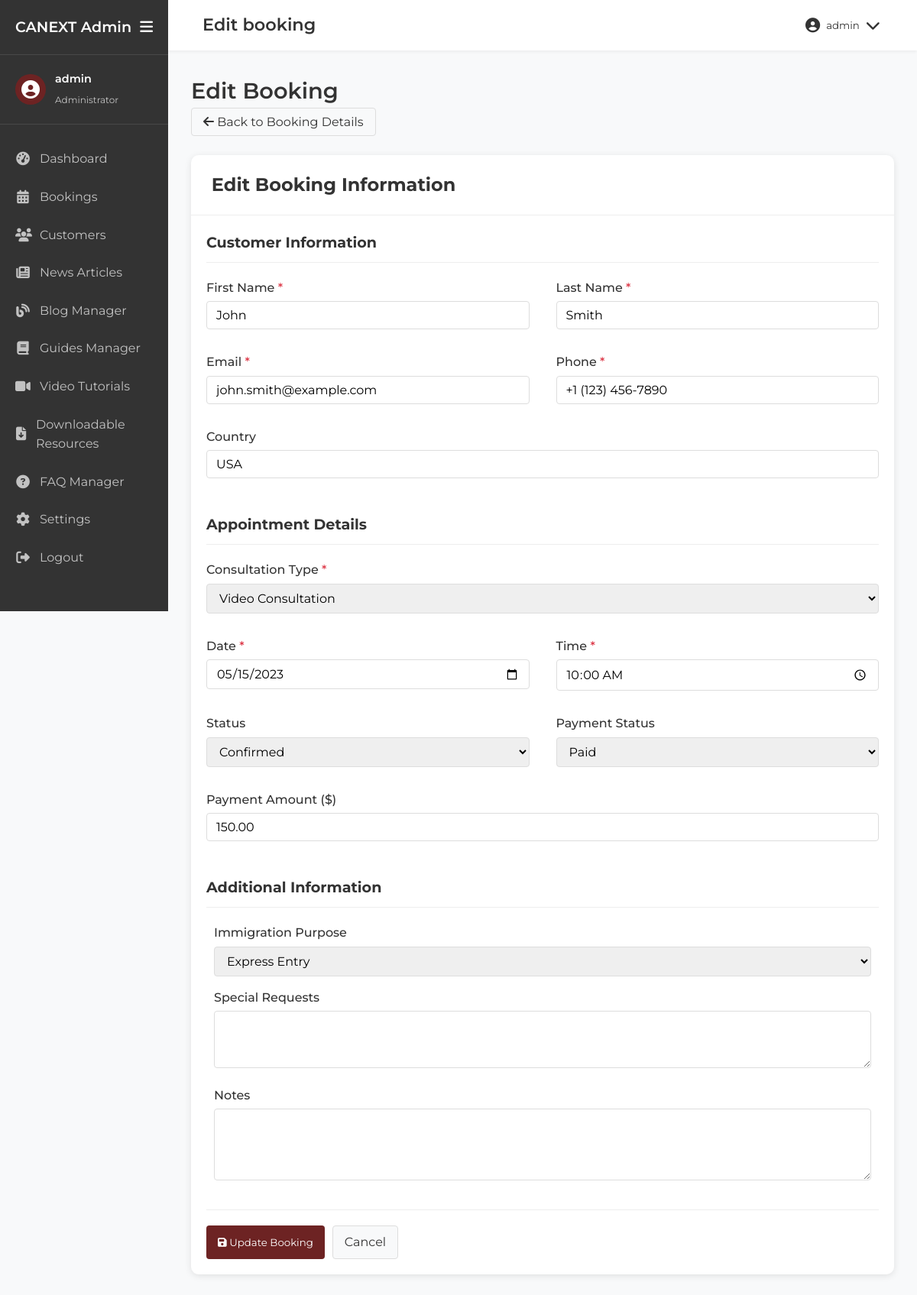
Page /admin/edit_booking.php?id=1 (signed in) on the committed database.
### tables this page shows
CREATE TABLE appointments (
    id INT AUTO_INCREMENT PRIMARY KEY,
    consultation_type VARCHAR(50) NOT NULL,
    appointment_datetime DATETIME NOT NULL,
    first_name VARCHAR(50) NOT NULL,
    last_name VARCHAR(50) NOT NULL,
    email VARCHAR(100) NOT NULL,
    phone VARCHAR(20) NOT NULL,
    address TEXT,
    city VARCHAR(50),
    postal_code VARCHAR(20),
    country VARCHAR(50),
    immigration_purpose VARCHAR(100),
    special_requests TEXT,
    status ENUM('pending', 'confirmed', 'completed', 'cancelled', 'no-show') DEFAULT 'pending',
    payment_status ENUM('unpaid', 'paid', 'refunded') DEFAULT 'unpaid',
    payment_amount DECIMAL(10, 2),
    additional_notes TEXT,
    created_at TIMESTAMP DEFAULT CURRENT_TIMESTAMP,
    updated_at TIMESTAMP DEFAULT CURRENT_TIMESTAMP ON UPDATE CURRENT_TIMESTAMP
);

### admin/includes/db_connection.php (called while the page is built, shortened)
<?php
$db_host = '193.203.184.121';
$db_user = 'u911550082_canext';
$db_pass = 'Milk@sdk14';
$db_name = 'u911550082_canext';
$conn = new mysqli($db_host, $db_user, $db_pass, $db_name);
function executeQuery($sql) {
    global $conn;
    return $conn->query($sql);
}
?>

### admin/edit_booking.php (the view, shortened to what this page needs)
<?php
include('includes/header.php');
include('includes/db_connection.php');
$booking_id = isset($_GET['id']) ? intval($_GET['id']) : 0;
$first_name = '';
$last_name = '';
$email = '';
$phone = '';
$country = '';
$consultation_type = '';
$appointment_date = '';
$appointment_time = '';
$status = 'pending';
$payment_status = 'unpaid';
$payment_amount = 0;
$immigration_purpose = '';
$special_requests = '';
$additional_notes = '';
if ($booking_id > 0) {
    $sql = "SELECT * FROM appointments WHERE id = $booking_id";
    $result = executeQuery($sql);
    if ($result && $result->num_rows > 0) {
        $booking = $result->fetch_assoc();
        $first_name = $booking['first_name'];
        $last_name = $booking['last_name'];
        $email = $booking['email'];
        $phone = $booking['phone'];
        $country = $booking['country'];
        $consultation_type = $booking['consultation_type'];
        $appointment_datetime = $booking['appointment_datetime'];
        if (!empty($appointment_datetime)) {
            $appointment_date = date('Y-m-d', strtotime($appointment_datetime));
            $appointment_time = date('H:i', strtotime($appointment_datetime));
        }
        $status = $booking['status'];
        $payment_status = $booking['payment_status'];
        $payment_amount = $booking['payment_amount'];
        $immigration_purpose = $booking['immigration_purpose'];
        $special_requests = $booking['special_requests'];
        $additional_notes = $booking['additional_notes'];
    } else {
        header('Location: bookings.php');
        exit;
    }
}
?>
<div class="admin-content-header">
    <h1><?php echo $booking_id > 0 ? 'Edit Booking' : 'Add New Booking'; ?></h1>
    <div class="header-actions">
        <?php if ($booking_id > 0): ?>
        <a href="view_booking.php?id=<?php echo $booking_id; ?>" class="btn-secondary">
            <i class="fas fa-arrow-left"></i> Back to Booking Details
        </a>
        <?php else: ?>
        <a href="bookings.php" class="btn-secondary">
            <i class="fas fa-arrow-left"></i> Back to Bookings
        </a>
        <?php endif; ?>
    </div>
</div>
<div class="admin-card">
    <div class="admin-card-header">
        <h2><i class="fas fa-calendar-edit"></i> <?php echo $booking_id > 0 ? 'Edit Booking Information' : 'Add New Booking'; ?></h2>
    </div>
    <div class="admin-card-body">
        <form method="post" action="">
            <h3>Customer Information</h3>
            <div class="form-row">
                <div class="form-group">
                    <label for="first_name">First Name <span class="required">*</span></label>
                    <input type="text" id="first_name" name="first_name" value="<?php echo $first_name; ?>" required>
                </div>
                <div class="form-group">
                    <label for="last_name">Last Name <span class="required">*</span></label>
                    <input type="text" id="last_name" name="last_name" value="<?php echo $last_name; ?>" required>
                </div>
            </div>
            <div class="form-row">
                <div class="form-group">
                    <label for="email">Email <span class="required">*</span></label>
                    <input type="email" id="email" name="email" value="<?php echo $email; ?>" required>
                </div>
                <div class="form-group">
                    <label for="phone">Phone <span class="required">*</span></label>
                    <input type="tel" id="phone" name="phone" value="<?php echo $phone; ?>" required>
                </div>
            </div>
            <div class="form-row">
                <div class="form-group">
                    <label for="country">Country</label>
                    <input type="text" id="country" name="country" value="<?php echo $country; ?>">
                </div>
            </div>
            <h3>Appointment Details</h3>
            <div class="form-row">
                <div class="form-group">
                    <label for="consultation_type">Consultation Type <span class="required">*</span></label>
                    <select id="consultation_type" name="consultation_type" required>
                        <option value="Video Consultation" <?php echo $consultation_type === 'Video Consultation' ? 'selected' : ''; ?>>Video Consultation</option>
                    </select>
                </div>
            </div>
            <div class="form-row">
                <div class="form-group">
                    <label for="appointment_date">Date <span class="required">*</span></label>
                    <input type="date" id="appointment_date" name="appointment_date" value="<?php echo $appointment_date; ?>" required>
                </div>
                <div class="form-group">
                    <label for="appointment_time">Time <span class="required">*</span></label>
                    <input type="time" id="appointment_time" name="appointment_time" value="<?php echo $appointment_time; ?>" required>
                </div>
            </div>
            <div class="form-row">
                <div class="form-group">
                    <label for="status">Status</label>
                    <select id="status" name="status">
                        <option value="confirmed" <?php echo $status === 'confirmed' ? 'selected' : ''; ?>>Confirmed</option>
                    </select>
                </div>
                <div class="form-group">
                    <label for="payment_status">Payment Status</label>
                    <select id="payment_status" name="payment_status">
                        <option value="paid" <?php echo $payment_status === 'paid' ? 'selected' : ''; ?>>Paid</option>
                    </select>
                </div>
            </div>
            <div class="form-row">
                <div class="form-group">
                    <label for="payment_amount">Payment Amount ($)</label>
                    <input type="number" id="payment_amount" name="payment_amount" value="<?php echo $payment_amount; ?>" min="0" step="0.01">
                </div>
            </div>
            <h3>Additional Information</h3>
            <div class="form-group">
                <label for="immigration_purpose">Immigration Purpose</label>
                <select id="immigration_purpose" name="immigration_purpose">
                    <option value="Express Entry" <?php echo $immigration_purpose === 'Express Entry' ? 'selected' : ''; ?>>Express Entry</option>
                </select>
            </div>
            <div class="form-group">
                <label for="special_requests">Special Requests</label>
                <textarea id="special_requests" name="special_requests" rows="3"><?php echo $special_requests; ?></textarea>
            </div>
            <div class="form-group">
                <label for="additional_notes">Notes</label>
                <textarea id="additional_notes" name="additional_notes" rows="4"><?php echo $additional_notes; ?></textarea>
            </div>
            <div class="form-actions">
                <button type="submit" class="btn-primary">
                    <i class="fas fa-save"></i> <?php echo $booking_id > 0 ? 'Update Booking' : 'Save Booking'; ?>
                </button>
                <?php if ($booking_id > 0): ?>
                <a href="view_booking.php?id=<?php echo $booking_id; ?>" class="btn-secondary">Cancel</a>
                <?php else: ?>
                <a href="bookings.php" class="btn-secondary">Cancel</a>
                <?php endif; ?>
            </div>
        </form>
    </div>
</div>
<?php include('includes/footer.php'); ?>

### admin/css/admin-styles.css (style rules this page uses)
:root { --color-cream: #FEF9E1; --color-gold: #E5D0AC; --color-red: #e51f13; --color-burgundy: #6D2323; --color-dark: #333333; --color-light: #FFFFFF; --color-gray: #f5f5f5; --color-gray-dark: #777777; --font-primary: 'Montserrat', sans-serif; --font-secondary: 'Lora', serif; --transition: all 0.3s ease; --sidebar-width: 250px; --sidebar-collapsed-width: 70px; }
*, *::before, *::after { margin: 0; padding: 0; box-sizing: border-box; }
body { font-family: var(--font-primary); background-color: #f8f9fa; color: var(--color-dark); line-height: 1.6; }
a { text-decoration: none; color: inherit; }
button { cursor: pointer; font-family: var(--font-primary); }
.admin-content-header { margin-bottom: 30px; }
.admin-content-header h1 { font-size: 1.8rem; font-weight: 600; color: var(--color-dark); margin-bottom: 5px; }
.btn-primary { background-color: var(--color-burgundy); color: white; border: none; padding: 8px 15px; border-radius: 4px; cursor: pointer; }
.btn-secondary { background-color: #f8f9fa; border: 1px solid #ddd; padding: 8px 15px; border-radius: 4px; cursor: pointer; }
.form-row { display: grid; grid-template-columns: repeat(auto-fit, minmax(250px, 1fr)); gap: 15px; margin-bottom: 15px; }
.form-group { margin-bottom: 15px; }
.form-group label { display: block; margin-bottom: 8px; font-weight: 500; }
.form-group input, .form-group select, .form-group textarea { width: 100%; padding: 10px; border: 1px solid #ddd; border-radius: 4px; font-family: var(--font-primary); font-size: 0.9rem; }
.form-group textarea { resize: vertical; }

### admin/edit_booking.php (style rules this page uses)
.required { color: #dc3545; }
.admin-card { background: white; border-radius: 10px; box-shadow: 0 2px 10px rgba(0, 0, 0, 0.1); margin-bottom: 20px; }
.admin-card-header { padding: 20px; border-bottom: 1px solid #eee; }
.admin-card-header h2 { margin: 0; color: var(--color-primary); }
.admin-card-body { padding: 20px; }
.admin-card-body h3 { margin: 0 0 20px 0; font-size: 1.2rem; color: var(--color-primary); border-bottom: 1px solid #eee; padding-bottom: 10px; }
.admin-card-body h3:not(:first-child) { margin-top: 30px; }
.form-row { display: flex; flex-wrap: wrap; margin: 0 -10px 15px; }
.form-group { flex: 1; min-width: 250px; padding: 0 10px; margin-bottom: 15px; }
.form-group label { display: block; margin-bottom: 5px; font-weight: 500; }
.form-group input, .form-group select, .form-group textarea { width: 100%; padding: 8px 12px; border: 1px solid #ddd; border-radius: 4px; font-family: inherit; font-size: inherit; }
.form-group textarea { resize: vertical; }
.form-actions { margin-top: 30px; padding-top: 20px; border-top: 1px solid #eee; display: flex; gap: 10px; }

### rows in the picture
appointments: first_name "John", last_name "Smith", email "john.smith@example.com", phone "+1 (123) 456-7890", country "USA", consultation_type "Video Consultation", appointment_date "05/15/2023", appointment_time "10:00", status "Confirmed", payment_status "Paid", payment_amount "150.00", immigration_purpose "Express Entry"

### other values in the picture
$_SESSION['admin_username'] "admin"
str_replace(array('.php', '_'), array('', ' '), $current_page) "Edit booking"
